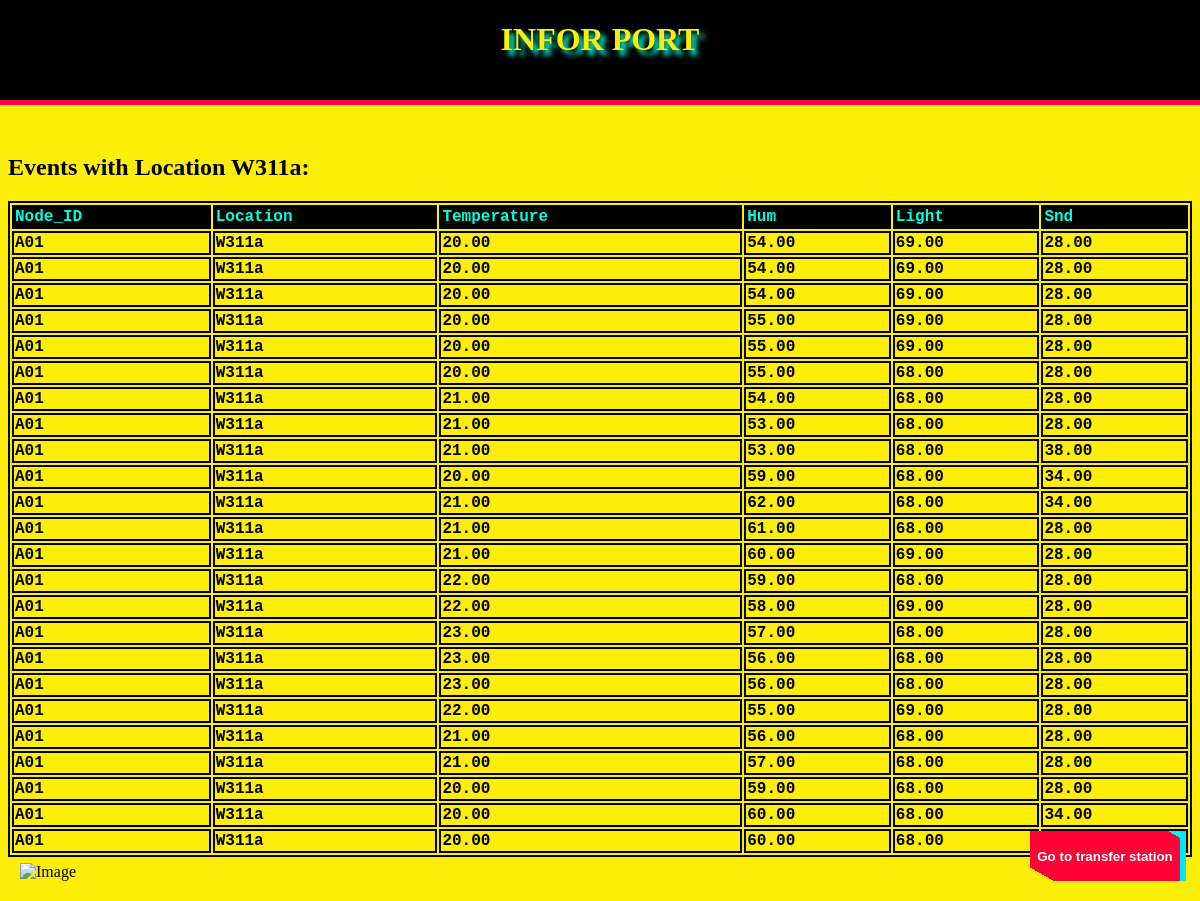
/iot/W311a/, run on the app's committed database.
### iot/models.py (models this page shows, shortened)
class Event(models.Model):
    node_id = models.CharField(max_length=100)
    loc = models.CharField(max_length=100)
    temp = models.DecimalField(max_digits=5, decimal_places=2)
    hum = models.DecimalField(max_digits=5, decimal_places=2)
    light = models.DecimalField(max_digits=5, decimal_places=2)
    snd = models.DecimalField(max_digits=5, decimal_places=2)

### iot/views.py (the view)
# urls.py: path('W311a/', views.W311a),
def W311a(request):
    W311a = Event.objects.filter(loc = 'W311a')
    context = {'W311a':W311a}
    return render(request, 'iot/sensor/W311a.html', context)

### iot/templates/iot/sensor/W311a.html (shortened to what this page needs)
<!doctype html>
<HTML>
    <head>
    </head>
    <body style="background-color: #fcee09;">
        <div id="header" style="background-color:black; position: fixed; top: 0;left: 0;height:100px; width: 100%; border-bottom: 5px solid #ff0141;">
        <h1 class="display-3 p-4 mb-2 bg-danger text-white" style="font-family: 'MV Boli', Times, serif;
         color: #fcee09; text-shadow: 5px 5px 5px #00ffdd;text-align: center;display: flex; align-items: center;
         justify-content: center;">INFOR PORT</h1></div>
        <br>
        <br>
        <br>
        <br>
        <br>
        <br>
        <br>
        <h2>Events with Location W311a:</h2>
        <table style="width: 100%;">
            <thead>
                <tr>
                    <th>Node_ID</th>
                    <th>Location</th>
                    <th>Temperature</th>
                    <th>Hum</th>
                    <th>Light</th>
                    <th>Snd</th>
                </tr>
            </thead>
            <tbody>
                {% for event in W311a %}
                <tr>
                    <td><strong>{{ event.node_id }}</strong></td>
                    <td>{{ event.loc }}</td>
                    <td>{{ event.temp }}</td>
                    <td>{{ event.hum }}</td>
                    <td>{{ event.light }}</td>
                    <td>{{ event.snd }}</td>
                </tr>
                {% endfor %}
            </tbody>
        </table>
        <br>
        <br>
        <a href="https://www.bilibili.com/video/BV1uT4y1P7CX/?spm_id_from=333.337.search-card.all.click">
            <button>Go to transfer station</button>
        </a>
        <div style="position: fixed; bottom: 0; left: 0; margin: 20px;">
            <img src="https://img2.imgtp.com/2024/02/09/yW45Eljy.png" alt="Image"
            style="width: 400px; height: 200px;">
        </div>
</HTML>

### iot/templates/iot/sensor/W311a.html (style rules this page uses)
table, td, th { border:2px solid black; }
th { background-color: black; text-align: left; font-weight: bold; font-family: 'Courier New', Courier, monospace; color:#00ffdd; }
tbody { text-align: left; font-family: 'Courier New', Courier, monospace; font-weight: bold; color:black; }
button, button::after { width: 150px; height: 50px; background: linear-gradient(30deg,transparent 10%,#ff0037 10% 95%, #00ffdd 95%); border: 0; font-weight: bold; color: #fff; box-shadow: 6px 0px 0px #00E6F6; outline: transparent; position: fixed; bottom: 20px; right:20px; cursor: pointer; }
button::after { --slice-0: inset(50% 50% 50% 50%); --slice-1: inset(80% -6px 0 0); --slice-2: inset(50% -6px 30% 0); --slice-3: inset(10% -6px 85% 0); --slice-4: inset(40% -6px 43% 0); --slice-5: inset(80% -6px 5% 0); content: 'Go to transfer '; display: block; position: absolute; top: 0; left: 0; right: 0; bottom: 0; background: linear-gradient(45deg, transparent 3%, #00E6F6 3%, #00E6F6 5%, #FF013C 5%); text-shadow: -3px -3px 0px #F8F005, 3px 3px 0px #00E6F6; clip-path: var(--slice-0); }

### data on the page
Event: node_id "A01", loc "W311a", temp "20.00", hum "54.00", light "69.00", snd "28.00"
Event: node_id "A01", loc "W311a", temp "20.00", hum "54.00", light "69.00", snd "28.00"
Event: node_id "A01", loc "W311a", temp "20.00", hum "54.00", light "69.00", snd "28.00"
Event: node_id "A01", loc "W311a", temp "20.00", hum "55.00", light "69.00", snd "28.00"
Event: node_id "A01", loc "W311a", temp "20.00", hum "55.00", light "69.00", snd "28.00"
Event: node_id "A01", loc "W311a", temp "20.00", hum "55.00", light "68.00", snd "28.00"
Event: node_id "A01", loc "W311a", temp "21.00", hum "54.00", light "68.00", snd "28.00"
Event: node_id "A01", loc "W311a", temp "21.00", hum "53.00", light "68.00", snd "28.00"
Event: node_id "A01", loc "W311a", temp "21.00", hum "53.00", light "68.00", snd "38.00"
Event: node_id "A01", loc "W311a", temp "20.00", hum "59.00", light "68.00", snd "34.00"
Event: node_id "A01", loc "W311a", temp "21.00", hum "62.00", light "68.00", snd "34.00"
Event: node_id "A01", loc "W311a", temp "21.00", hum "61.00", light "68.00", snd "28.00"
Event: node_id "A01", loc "W311a", temp "21.00", hum "60.00", light "69.00", snd "28.00"
Event: node_id "A01", loc "W311a", temp "22.00", hum "59.00", light "68.00", snd "28.00"
Event: node_id "A01", loc "W311a", temp "22.00", hum "58.00", light "69.00", snd "28.00"
Event: node_id "A01", loc "W311a", temp "23.00", hum "57.00", light "68.00", snd "28.00"
Event: node_id "A01", loc "W311a", temp "23.00", hum "56.00", light "68.00", snd "28.00"
Event: node_id "A01", loc "W311a", temp "23.00", hum "56.00", light "68.00", snd "28.00"
Event: node_id "A01", loc "W311a", temp "22.00", hum "55.00", light "69.00", snd "28.00"
Event: node_id "A01", loc "W311a", temp "21.00", hum "56.00", light "68.00", snd "28.00"
Event: node_id "A01", loc "W311a", temp "21.00", hum "57.00", light "68.00", snd "28.00"
Event: node_id "A01", loc "W311a", temp "20.00", hum "59.00", light "68.00", snd "28.00"
Event: node_id "A01", loc "W311a", temp "20.00", hum "60.00", light "68.00", snd "34.00"
Event: node_id "A01", loc "W311a", temp "20.00", hum "60.00", light "68.00"
